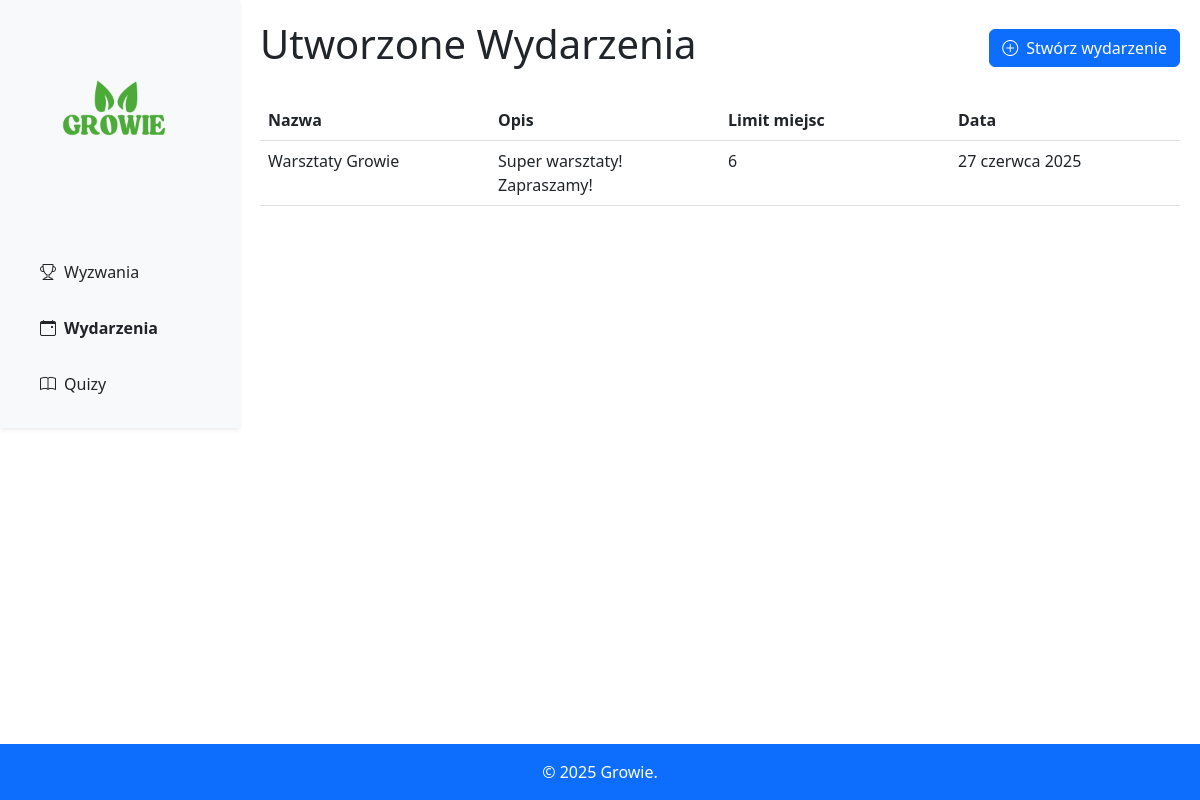
The app's page /gamification/events, older data.
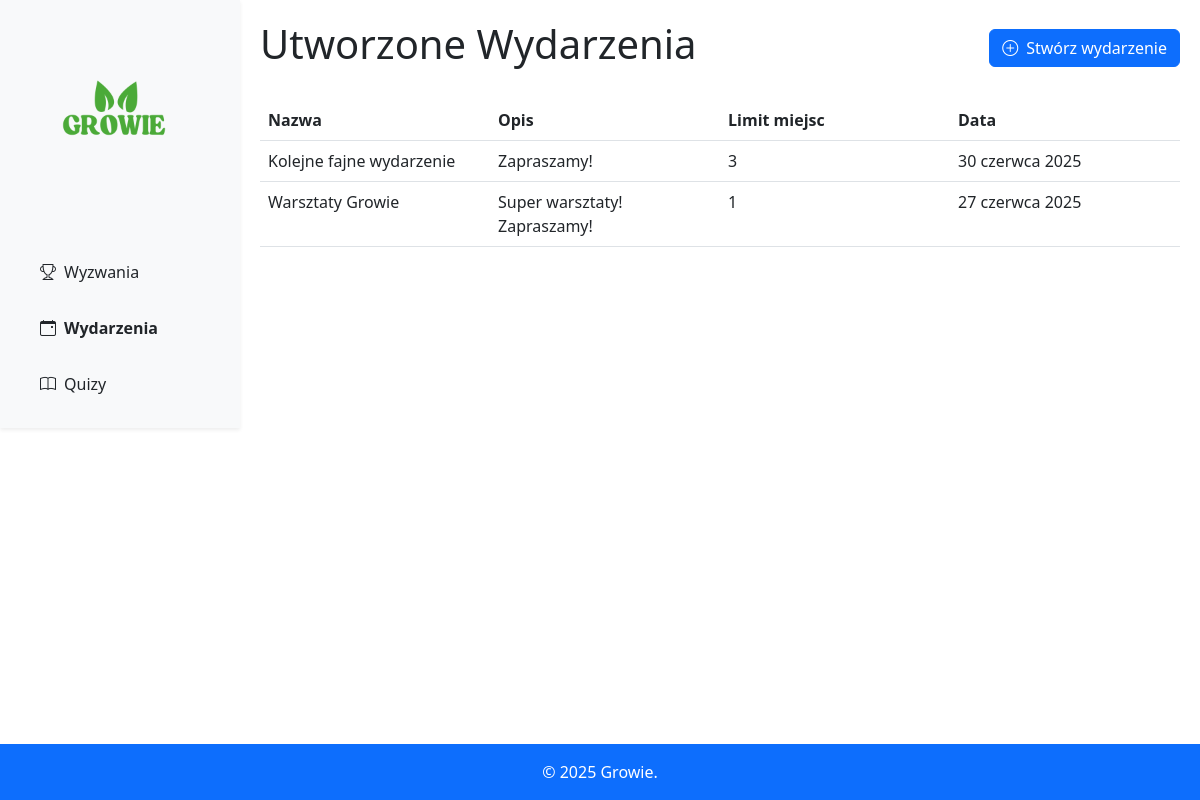
The same page, newer data.
### gamification/models.py (models this page shows)
class Event(models.Model):
    name = models.CharField(max_length=200)
    description = models.TextField()
    date = models.DateField()
    image = models.ImageField(upload_to='events')
    limit = models.IntegerField()

### gamification/views.py (the view)
# urls.py: path('events', views.EventListView.as_view(), name='events'),
class EventListView(ListView):
    model = Event
    ordering = ['-date']

### templates/gamification/event_list.html (shortened to what this page needs)
{% extends 'layout.html' %}
{% block content %}
    <div class="d-flex justify-content-between align-items-center mb-4">
        <h1>Utworzone Wydarzenia</h1>
        <a href="{% url 'events_form' %}" class="btn btn-primary">
            <i class="bi bi-plus-circle me-2"></i>Stwórz wydarzenie
        </a>
    </div>
    <table class="table table-hover">
    <thead>
        <tr>
            <th style="width: 25%">Nazwa</th>
            <th style="width: 25%">Opis</th>
            <th style="width: 25%">Limit miejsc</th>
            <th style="width: 25%">Data</th>
        </tr>
        </thead>
        <tbody>
        {% for event in object_list %}
            <tr>
                <td colspan="4" class="p-0">
                    <a href="{% url 'events_details' event.id %}" class="text-decoration-none text-dark d-block">
                        <div class="d-flex">
                            <div class="p-2 flex-grow-1" style="width: 25%">{{ event.name }}</div>
                            <div class="p-2 flex-grow-1" style="width: 25%">{{ event.description }}</div>
                            <div class="p-2 flex-grow-1" style="width: 25%">{{ event.limit }}</div>
                            <div class="p-2 flex-grow-1" style="width: 25%">{{ event.date }}</div>
                        </div>
                    </a>
                </td>
            </tr>
        {% empty %}
            <tr>
                <td colspan="4" class="text-center">Nie ma dostępnych wydarzeń.</td>
            </tr>
        {% endfor %}
        </tbody>
    </table>
{% endblock %}

Row changes from the older to the newer data that the page shows:
added Event: name "Kolejne fajne wydarzenie", description "Zapraszamy!", limit "3", date "30 czerwca 2025"
changed Event "Warsztaty Growie": limit "6" → "1"
